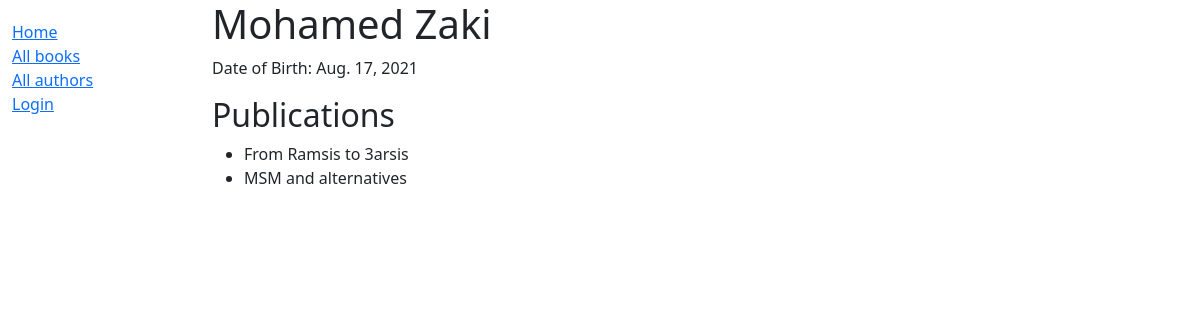
Page /catalog/authors/1 on the committed database.
### catalog/models.py (models this page shows, shortened)
class Author(models.Model):
    first_name = models.CharField(max_length=100)
    last_name = models.CharField(max_length=100)
    date_of_birth = models.DateField(null=True, blank=True)
    date_of_death = models.DateField('Died', null=True, blank=True)
    class Meta:
        ordering = ['last_name', 'first_name']

class Book(models.Model):
    title = models.CharField(max_length=200)
    author = models.ForeignKey('Author', on_delete=models.RESTRICT, null=True)
    summary = models.TextField(
        max_length=1000, help_text="Enter a brief description of the book")
    isbn = models.CharField('ISBN', max_length=13,
                            unique=True,
                            help_text='13 Character <a href="https://www.isbn-international.org/content/what-isbn'
                                      '">ISBN number</a>')
    genre = models.ManyToManyField(
        Genre, help_text="Select a genre for this book")
    def display_genre(self):
        """Create a string for the Genre. This is required to display genre in Admin."""
        return ', '.join(genre.name for genre in self.genre.all()[:3])
    display_genre.short_description = "Genre"

### catalog/views.py (the view)
# urls.py: path('authors/<int:id>', views.author_detail_view, name="author-detail"),
def author_detail_view(request, id):
    try:
        author = Author.objects.get(pk=id)
    except Author.DoesNotExist:
        raise Http404("Author does not exist")
    return render(request, 'author_detail.html', context={'author': author})

### catalog/templates/author_detail.html (shortened to what this page needs)
{% extends "base_generic.html" %}
{% block content %}
    <h1> {{author.first_name}} {{author.last_name}} </h1>
    <p>Date of Birth: {{author.date_of_birth}}</p>
    <h2>Publications</h2>
    {% if author.book_set.all.count != 0 %}
        <ul>
            {% for book in author.book_set.all %}
                <li>{{book.title}}</li>
            {% endfor %}
        </ul>
    {% else %}
        <p> No publications yet</p>
    {% endif %}
{% endblock content %}

### rows in the picture
Author: date_of_birth "Aug. 17, 2021"
Book: title "From Ramsis to 3arsis"
Book: title "MSM and alternatives"
